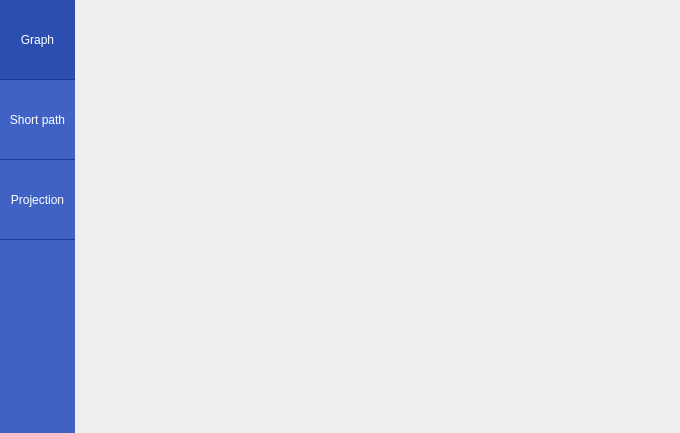
<?xml version="1.0" encoding="UTF-8"?>
<ui version="4.0">
 <class>SaveForm</class>
 <widget class="QWidget" name="SaveForm">
  <property name="geometry">
   <rect>
    <x>0</x>
    <y>0</y>
    <width>680</width>
    <height>433</height>
   </rect>
  </property>
  <property name="windowTitle">
   <string>Save to file</string>
  </property>
  <layout class="QHBoxLayout" name="horizontalLayout_3">
   <property name="spacing">
    <number>0</number>
   </property>
   <property name="leftMargin">
    <number>0</number>
   </property>
   <property name="topMargin">
    <number>0</number>
   </property>
   <property name="rightMargin">
    <number>0</number>
   </property>
   <property name="bottomMargin">
    <number>0</number>
   </property>
   <item>
    <widget class="QFrame" name="saveMenuFrame">
     <property name="styleSheet">
      <string notr="true">#saveMenuFrame
{
	background-color: rgb(64, 98, 197);
	border: none;
}

#saveMenuFrame QToolButton
{
    background-color: rgb(64, 98, 197);
    border: none;
    border-bottom: 1px solid rgb(24, 58, 157);
    color: white;
    padding: 5px;
}

#saveMenuFrame QToolButton:checked
{
    background-color: rgb(44, 78, 177);
}
</string>
     </property>
     <property name="frameShape">
      <enum>QFrame::StyledPanel</enum>
     </property>
     <property name="frameShadow">
      <enum>QFrame::Raised</enum>
     </property>
     <layout class="QVBoxLayout" name="verticalLayout_6" stretch="0,0,0,0">
      <property name="spacing">
       <number>0</number>
      </property>
      <property name="leftMargin">
       <number>0</number>
      </property>
      <property name="topMargin">
       <number>0</number>
      </property>
      <property name="rightMargin">
       <number>0</number>
      </property>
      <property name="bottomMargin">
       <number>0</number>
      </property>
      <item>
       <widget class="QToolButton" name="menuSaveGraph">
        <property name="sizePolicy">
         <sizepolicy hsizetype="Preferred" vsizetype="Minimum">
          <horstretch>0</horstretch>
          <verstretch>0</verstretch>
         </sizepolicy>
        </property>
        <property name="minimumSize">
         <size>
          <width>0</width>
          <height>80</height>
         </size>
        </property>
        <property name="baseSize">
         <size>
          <width>0</width>
          <height>0</height>
         </size>
        </property>
        <property name="focusPolicy">
         <enum>Qt::NoFocus</enum>
        </property>
        <property name="text">
         <string>Graph</string>
        </property>
        <property name="iconSize">
         <size>
          <width>48</width>
          <height>48</height>
         </size>
        </property>
        <property name="checkable">
         <bool>true</bool>
        </property>
        <property name="checked">
         <bool>true</bool>
        </property>
        <property name="autoExclusive">
         <bool>true</bool>
        </property>
       </widget>
      </item>
      <item>
       <widget class="QToolButton" name="menuSaveShortPath">
        <property name="sizePolicy">
         <sizepolicy hsizetype="Preferred" vsizetype="Minimum">
          <horstretch>0</horstretch>
          <verstretch>0</verstretch>
         </sizepolicy>
        </property>
        <property name="minimumSize">
         <size>
          <width>0</width>
          <height>80</height>
         </size>
        </property>
        <property name="focusPolicy">
         <enum>Qt::NoFocus</enum>
        </property>
        <property name="text">
         <string>Short path</string>
        </property>
        <property name="iconSize">
         <size>
          <width>48</width>
          <height>48</height>
         </size>
        </property>
        <property name="checkable">
         <bool>true</bool>
        </property>
        <property name="autoExclusive">
         <bool>true</bool>
        </property>
       </widget>
      </item>
      <item>
       <widget class="QToolButton" name="menuSaveProjection">
        <property name="sizePolicy">
         <sizepolicy hsizetype="Preferred" vsizetype="Minimum">
          <horstretch>0</horstretch>
          <verstretch>0</verstretch>
         </sizepolicy>
        </property>
        <property name="minimumSize">
         <size>
          <width>0</width>
          <height>80</height>
         </size>
        </property>
        <property name="focusPolicy">
         <enum>Qt::NoFocus</enum>
        </property>
        <property name="text">
         <string>Projection</string>
        </property>
        <property name="iconSize">
         <size>
          <width>48</width>
          <height>48</height>
         </size>
        </property>
        <property name="checkable">
         <bool>true</bool>
        </property>
        <property name="autoExclusive">
         <bool>true</bool>
        </property>
       </widget>
      </item>
      <item>
       <spacer name="verticalSpacer">
        <property name="orientation">
         <enum>Qt::Vertical</enum>
        </property>
        <property name="sizeHint" stdset="0">
         <size>
          <width>20</width>
          <height>40</height>
         </size>
        </property>
       </spacer>
      </item>
     </layout>
    </widget>
   </item>
   <item>
    <widget class="QStackedWidget" name="saveStackedWidget">
     <property name="currentIndex">
      <number>-1</number>
     </property>
    </widget>
   </item>
  </layout>
 </widget>
 <resources/>
 <connections/>
</ui>
